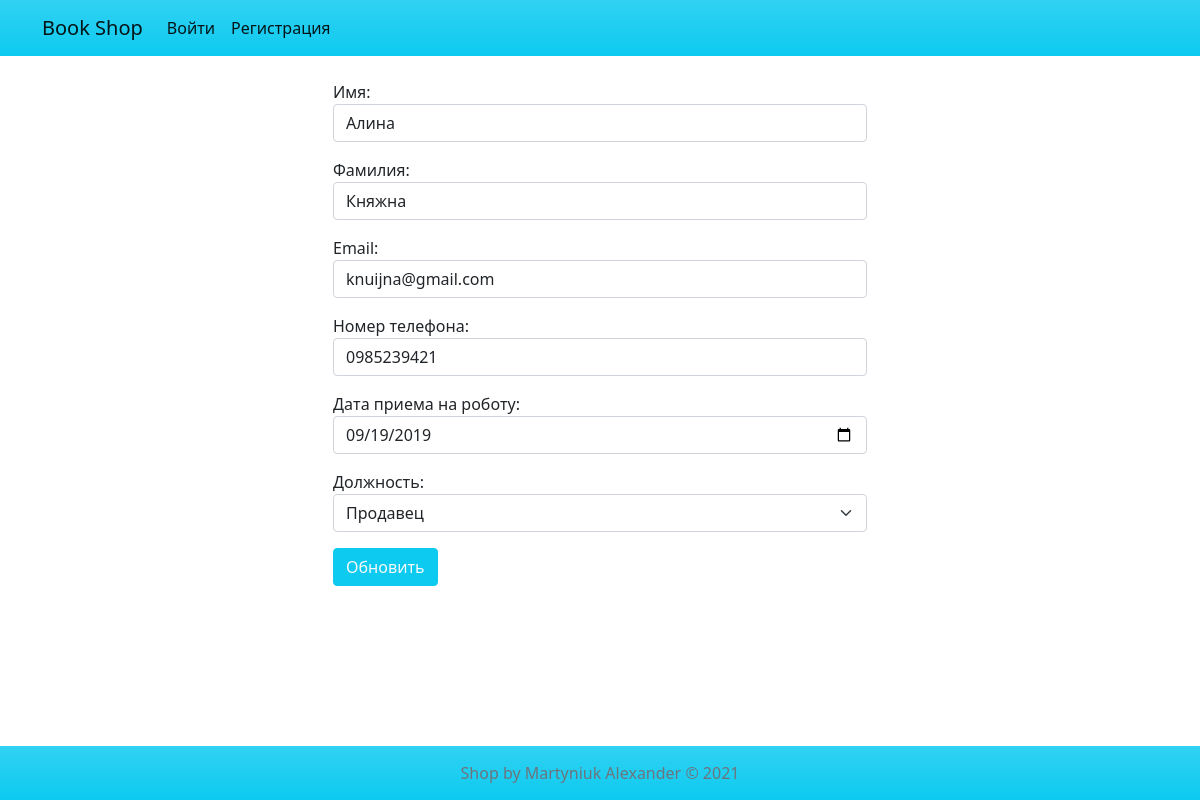
The app's page /update_item_seller/2 with its own data.
### app/models.py (models this page shows, shortened)
class Seller(models.Model):
    POSITION_CHOICES = [
        (0, 'Продавец'),
        (1, 'Старший продавец'),
        (2, 'Руководитель отдела продаж')
    ]
    first_name = models.CharField(max_length=64, blank=False, verbose_name='Имя')
    last_name = models.CharField(max_length=64, blank=False, verbose_name='Фамилия')
    email = models.EmailField(max_length=64, blank=True, null=True, verbose_name='Почта')
    phone = models.CharField(max_length=32, blank=False, verbose_name='Номер телефона')
    date = models.DateField(blank=False, verbose_name='Дата контракта')
    position = models.IntegerField(
        blank=False,
        choices=POSITION_CHOICES,
        default=0,
        verbose_name='Должность'
    )
    class Meta:
        verbose_name = 'Продавец'
        verbose_name_plural = 'Продавцы'

### app/views.py (the view, shortened to what this page needs)
# urls.py: path('update_item_seller/<int:seller_id>', update_item_seller, name="update_item_seller"),
def update_item_seller(request, seller_id):
    if request.method == 'GET':
        sellers = get_object_or_404(pk=int(seller_id), klass=Seller)
        form = SellerUpdateForm(instance=sellers)
    return render(
        request, 'update_items/update_item_seller.html',
        {
            'form': form,
            'seller_id': seller_id,
        }
    )

### templates/update_items/update_item_seller.html (shortened to what this page needs)
{% extends 'partials/base.html' %}
{% block content %}
    <div class="container mt-4">
        <div class="row">
            <div class="col-md-6 offset-md-3">
                <form method="post">
                    {{ form.as_p }}
                    <button class="btn btn-info text-light">Обновить</button>
                </form>
            </div>
        </div>
    </div>
{% endblock %}

### static/style.css (style rules this page uses)
html, body { height: 100%; }
body { display: flex; flex-direction: column; }

### records on screen
Seller: first_name "Алина", last_name "Княжна", email "knuijna@gmail.com", phone "0985239421", date "09/19/2019", position "Продавец"
